Frame 1 (no input): blank canvas, image omitted
Frame 60 (no input): blank canvas, image omitted
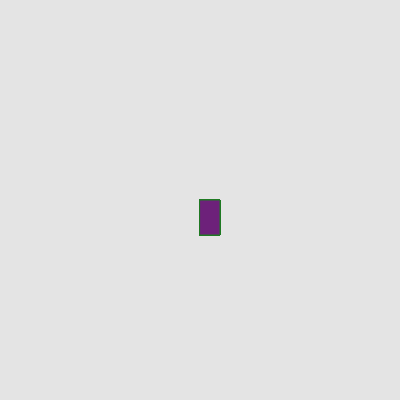
Frame 120 (the mouse pressed at the canvas centre since frame 60)

The p5.js sketch whose frames 1 and 60 were blank and that drew this single picture after the mouse press (run headless with seeded random() and noise() and a simulated clock; from frame 60 on, the mouse is pressed at the canvas centre):

// p5.js sketch
// ── sketch.js
function setup() {
    createCanvas(400, 400);
    background("#E4E4E4")
  }
  
  function draw() {
    stroke("#1F7A23");
    fill("#6D217A");
    
    
    if (mouseIsPressed) {
      rect(mouseX, mouseY, 20, 35);
    }
  }
  
